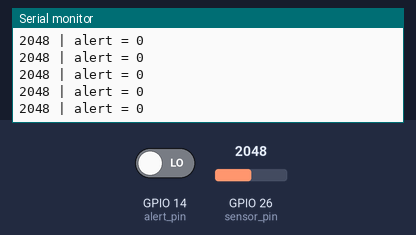
Bench run of a sketch on a simulated ESP32. On the bench: the last lines printed to the serial monitor. The test bench sets the inputs (shaded band); at power-on: GPIO 26 (sensor_pin) = 2048, GPIO 14 (alert_pin) LOW.

Above: at 1.2 s.
1.3 s: GPIO 26 (sensor_pin) set to 2866
At 1.56 s:
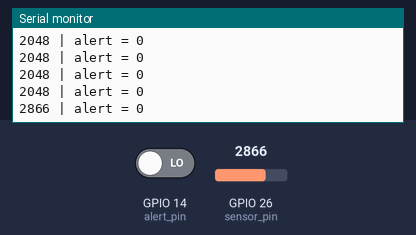
2.8 s: GPIO 14 (alert_pin) driven HIGH
At 2.96 s:
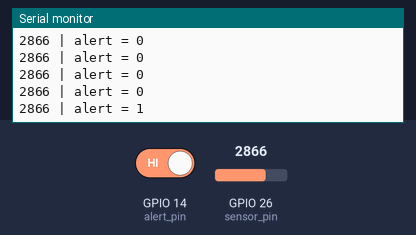
4.3 s: GPIO 26 (sensor_pin) set to 3603
At 4.36 s:
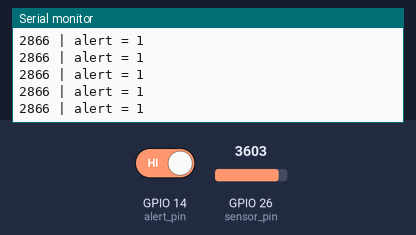
5.8 s: GPIO 14 (alert_pin) driven LOW
At 5.96 s:
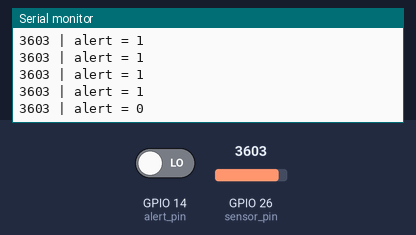
Timing chart, 0 to 8.3 s (numbered marks = the images above; inputs shaded):
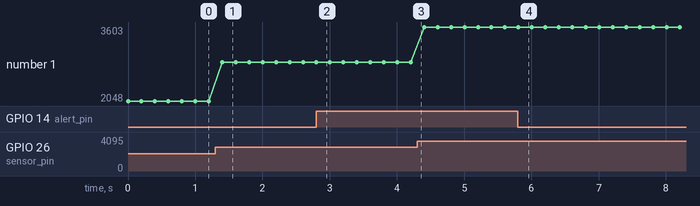

Measured:
- after the input at 1.3 s, the serial monitor: prints a new line after 0.10 s (image 1)
- after the input at 2.8 s, the serial monitor: prints a new line at once (image 2)
- after the input at 5.8 s, the serial monitor: prints a new line at once (image 4)
- plotted number 1: 2048 → 2866 after the input at 1.3 s, 2866 → 3603 after the input at 4.3 s

The sketch:

WK12_GasSensor.ino
```cpp
const int sensor_pin = 26;
const int alert_pin = 14;

void setup() {
  Serial.begin(115200);
  pinMode(sensor_pin, INPUT);
  pinMode(alert_pin, INPUT);
}

void loop() {
  Serial.print(analogRead(sensor_pin));
  Serial.print(" | ");
  Serial.print("alert = ");
  Serial.println(digitalRead(alert_pin));
  delay(200);
}
```
